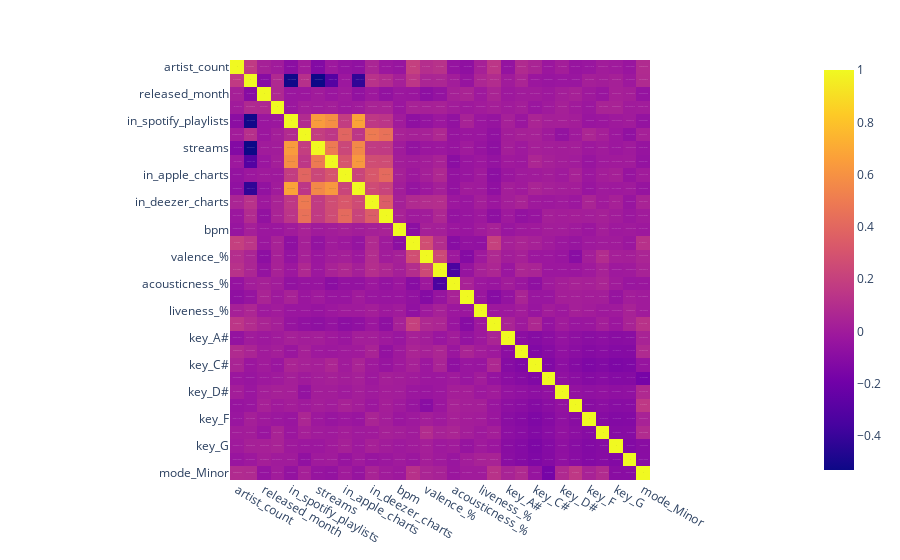

This figure's notebook cell:
### Code cell
corr_mat = df.corr(method="kendall")
fig = px.imshow(corr_mat, text_auto=True)
fig.show()
# Save images
fig.write_image(f"./../../images/2023/Heatmap-SpeCorr.png", width=WIDTH, height=HEIGHT, scale=1.0)

### Figure 1 — Plotly figure (JSON) as saved in the notebook; plotly's stock layout.template omitted (floating-point values rounded to 4 significant figures; data arrays with more than 128 entries replaced by an {"elided": "..."} marker saying what was removed)
{"data": [{"coloraxis": "coloraxis", "hovertemplate": "x: %{x}<br>y: %{y}<br>color: %{z}<extra></extra>", "name": "0", "texttemplate": "%{z}", "type": "heatmap", "x": ["artist_count", "released_year", "released_month", "released_day", "in_spotify_playlists", "in_spotify_charts", "streams", "in_apple_playlists", "in_apple_charts", "in_deezer_playlists", "in_deezer_charts", "in_shazam_charts", "bpm", "danceability_%", "valence_%", "energy_%", "acousticness_%", "instrumentalness_%", "liveness_%", "speechiness_%", "key_A#", "key_B", "key_C#", "key_D", "key_D#", "key_E", "key_F", "key_F#", "key_G", "key_G#", "mode_Minor"], "xaxis": "x", "y": ["artist_count", "released_year", "released_month", "released_day", "in_spotify_playlists", "in_spotify_charts", "streams", "in_apple_playlists", "in_apple_charts", "in_deezer_playlists", "in_deezer_charts", "in_shazam_charts", "bpm", "danceability_%", "valence_%", "energy_%", "acousticness_%", "instrumentalness_%", "liveness_%", "speechiness_%", "key_A#", "key_B", "key_C#", "key_D", "key_D#", "key_E", "key_F", "key_F#", "key_G", "key_G#", "mode_Minor"], "yaxis": "y", "z": {"elided": "31x31 float values"}}], "layout": {"coloraxis": {"colorscale": [[0, "#0d0887"], [0.1111, "#46039f"], [0.2222, "#7201a8"], [0.3333, "#9c179e"], [0.4444, "#bd3786"], [0.5556, "#d8576b"], [0.6667, "#ed7953"], [0.7778, "#fb9f3a"], [0.8889, "#fdca26"], [1, "#f0f921"]]}, "margin": {"t": 60}, "xaxis": {"anchor": "y", "constrain": "domain", "domain": [0, 1], "scaleanchor": "y"}, "yaxis": {"anchor": "x", "autorange": "reversed", "constrain": "domain", "domain": [0, 1]}}}
